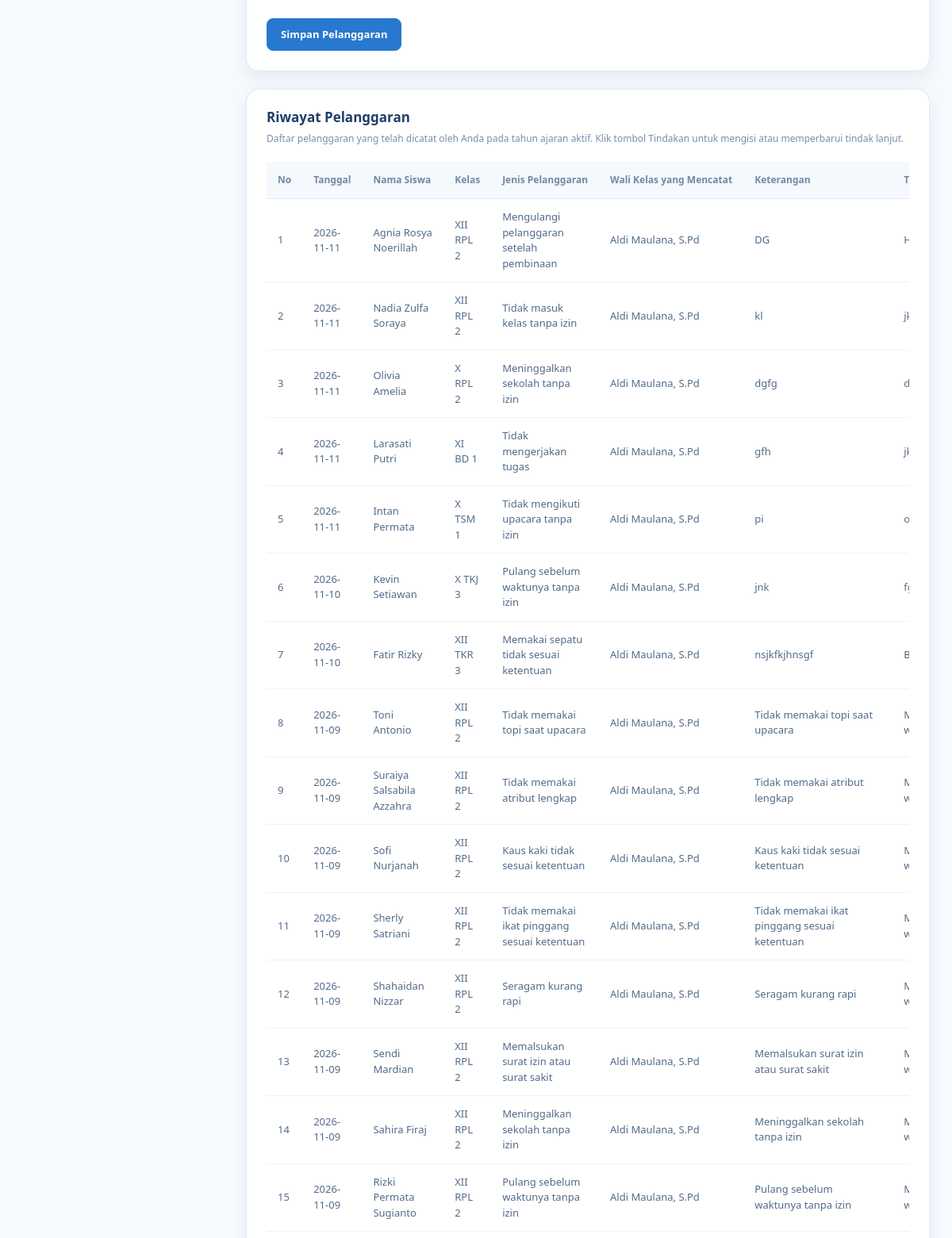
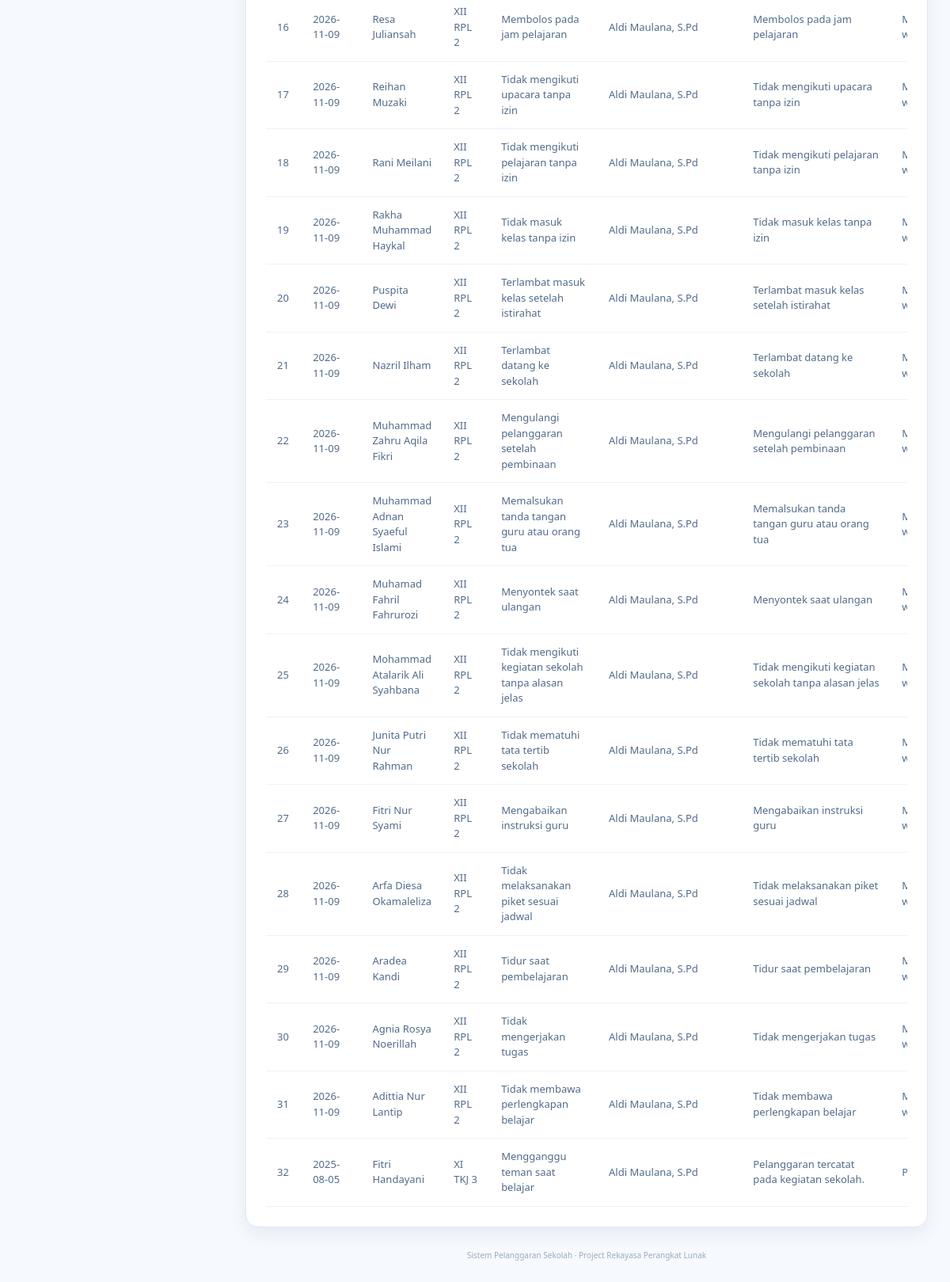
/walikelas/catat_pelanggaran.php (signed in, lower part), run on an earlier commit of the app's database (2 pictures, top to bottom).
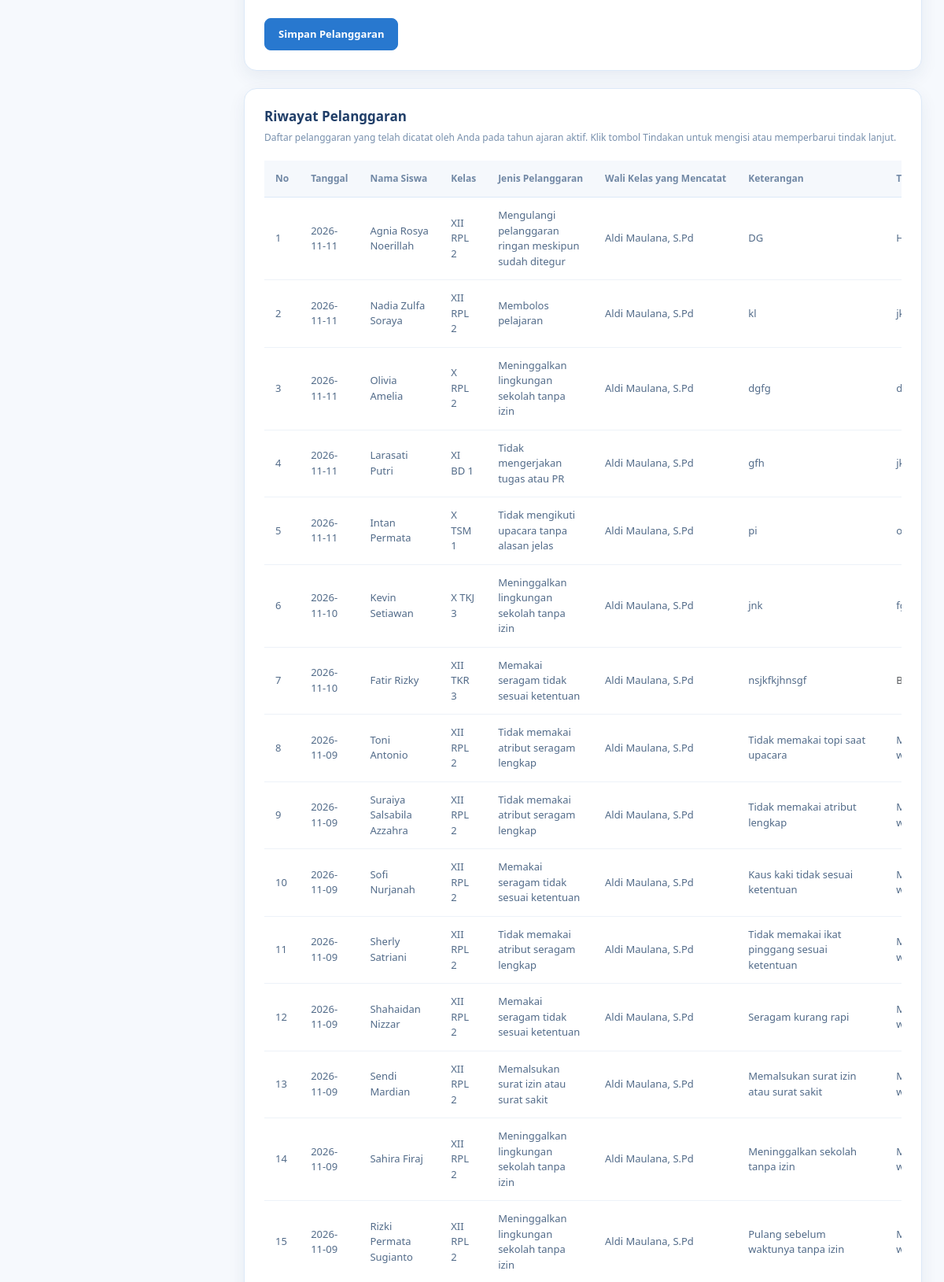
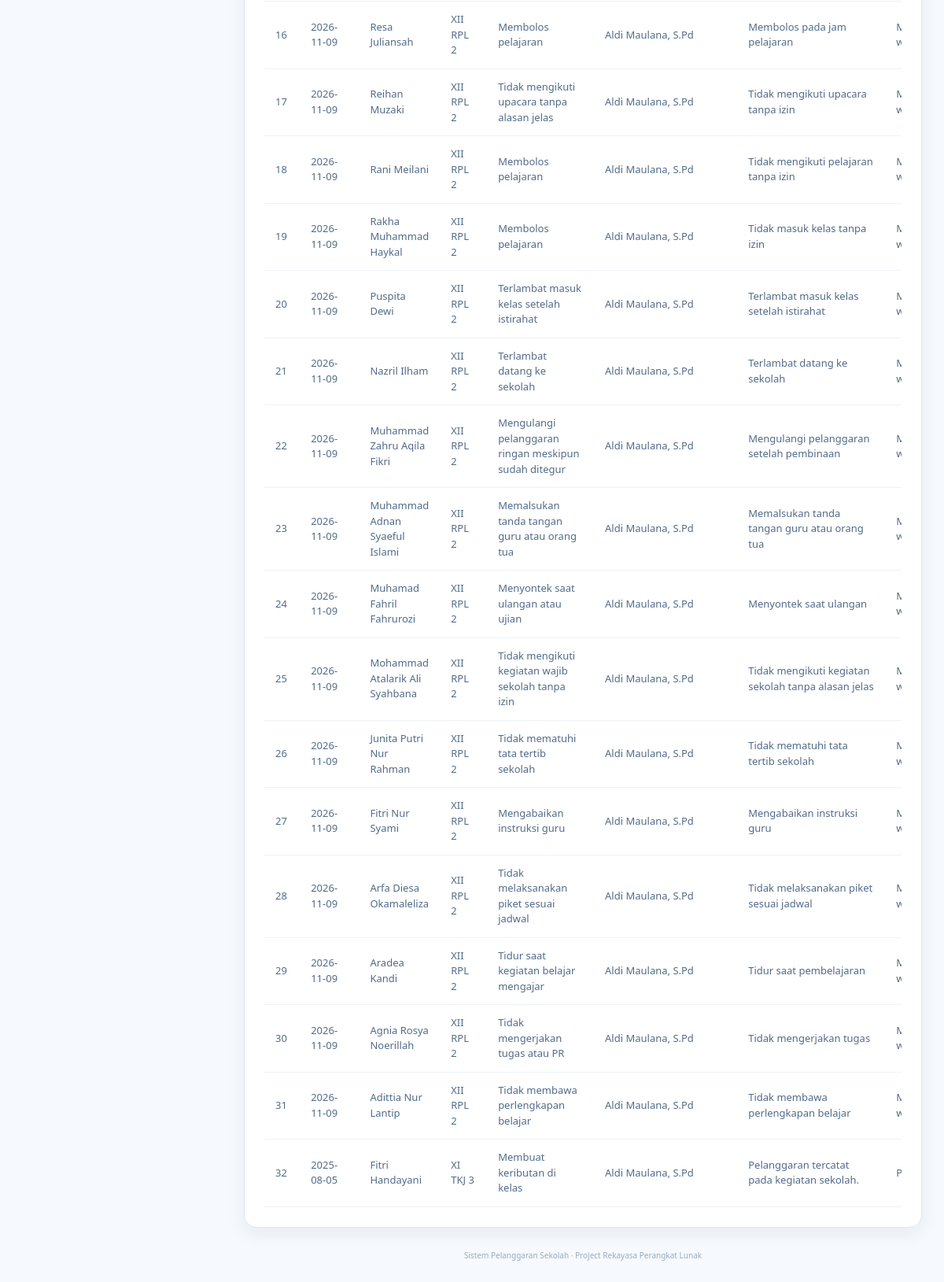
And on a later commit of the database (2 pictures, top to bottom).
### tables this page shows
CREATE TABLE `t_pelanggaran_siswa` (
  `id` int(11) NOT NULL,
  `tahun_ajaran_id` int(11) NOT NULL,
  `siswa_id` int(11) NOT NULL,
  `nama_siswa` varchar(150) NOT NULL,
  `pelanggaran_id` int(11) NOT NULL,
  `nama_pelanggaran` varchar(150) NOT NULL,
  `pelanggaran_kategori_id` int(11) NOT NULL,
  `guru_id` int(11) NOT NULL,
  `nama_guru` varchar(150) NOT NULL,
  `tanggal` date NOT NULL,
  `keterangan` text NOT NULL,
  `poin` int(11) NOT NULL,
  `tindakan` text NOT NULL,
  `status` varchar(30) NOT NULL,
  `created_at` timestamp NOT NULL DEFAULT current_timestamp(),
  `updated_at` timestamp NOT NULL DEFAULT current_timestamp(),
  `kelas_id` int(11) NOT NULL,
  `nama_kelas` varchar(100) NOT NULL
);

CREATE TABLE `t_kelas` (
  `id` int(11) NOT NULL,
  `nama` varchar(100) NOT NULL,
  `tingkat` varchar(20) NOT NULL,
  `jurusan` varchar(100) NOT NULL,
  `status_aktif` tinyint(1) DEFAULT NULL,
  `created_at` timestamp NULL DEFAULT current_timestamp(),
  `update_at` timestamp NULL DEFAULT current_timestamp()
);

### walikelas/catat_pelanggaran.php (the view, shortened to what the changed rows need)
<?php
include __DIR__ . "/../config/koneksi.php";
$user_id = (int)($_SESSION['user_id'] ?? 0);
function e($value): string
{
    return htmlspecialchars((string)($value ?? ''), ENT_QUOTES, 'UTF-8');
}
function labelKelas($nama, $tingkat, $jurusan): string
{
    $nama = trim((string)$nama);
    $tingkat = trim((string)$tingkat);
    $jurusan = trim((string)$jurusan);
    if (
        $nama !== '' &&
        stripos($nama, $tingkat) !== false &&
        stripos($nama, $jurusan) !== false
    ) {
        return $nama;
    }
    return trim("$tingkat $jurusan $nama");
}
$data_guru = null;
if ($user_id > 0) {
    $stmt = mysqli_prepare(
        $koneksi,
        "SELECT id, nama
         FROM t_guru
         WHERE user_id = ?
         LIMIT 1"
    );
    if ($stmt) {
        mysqli_stmt_bind_param($stmt, "i", $user_id);
        mysqli_stmt_execute($stmt);
        $data_guru = mysqli_fetch_assoc(mysqli_stmt_get_result($stmt));
    }
}
$guru_id = (int)($data_guru['id'] ?? 0);
$query_tahun = mysqli_query(
    $koneksi,
    "SELECT id
     FROM t_tahun_ajaran
     WHERE status_aktif = 1
     ORDER BY id DESC
     LIMIT 1"
);
$data_tahun = $query_tahun
    ? mysqli_fetch_assoc($query_tahun)
    : null;
$tahun_ajaran_id = (int)($data_tahun['id'] ?? 0);
$daftar_riwayat = [];
if ($guru_id > 0 && $tahun_ajaran_id > 0) {
    $stmt = mysqli_prepare(
        $koneksi,
        "SELECT
            ps.*,
            k.nama AS nama_kelas_asli,
            k.tingkat,
            k.jurusan
         FROM t_pelanggaran_siswa ps
         LEFT JOIN t_kelas k
            ON k.id = ps.kelas_id
         WHERE ps.guru_id = ?
           AND ps.tahun_ajaran_id = ?
         ORDER BY ps.id DESC"
    );
    if ($stmt) {
        mysqli_stmt_bind_param(
            $stmt,
            "ii",
            $guru_id,
            $tahun_ajaran_id
        );
        mysqli_stmt_execute($stmt);
        $result = mysqli_stmt_get_result($stmt);
        while ($row = mysqli_fetch_assoc($result)) {
            $daftar_riwayat[] = $row;
        }
    }
}
?>
<!DOCTYPE html>
<html lang="id">
<head>
    <link href="https://cdn.jsdelivr.net/npm/bootstrap@5.3.8/dist/css/bootstrap.min.css" rel="stylesheet">
    <link href="https://cdn.datatables.net/2.3.4/css/dataTables.bootstrap5.min.css" rel="stylesheet">
</head>
<body>
<main class="main">
    <section class="panel" id="riwayat">
        <?php if (count($daftar_riwayat) > 0): ?>
            <div class="table-responsive">
                <table
                    id="tabelRiwayat"
                    class="table table-hover align-middle w-100"
                >
                    <thead>
                        <tr>
                            <th>No</th>
                            <th>Tanggal</th>
                            <th>Nama Siswa</th>
                            <th>Kelas</th>
                            <th>Jenis Pelanggaran</th>
                            <th>Wali Kelas yang Mencatat</th>
                            <th>Keterangan</th>
                            <th>Tindakan</th>
                        </tr>
                    </thead>
                    <tbody>
                        <?php foreach ($daftar_riwayat as $i => $data): ?>
                            <?php
                            $kelas_tampil = $data['nama_kelas'] ?? '-';
                            if (!empty($data['nama_kelas_asli'])) {
                                $kelas_tampil = labelKelas(
                                    $data['nama_kelas_asli'],
                                    $data['tingkat'],
                                    $data['jurusan']
                                );
                            }
                            $tindakan_tampil = trim(
                                (string)($data['tindakan'] ?? '')
                            );
                            ?>
                            <tr>
                                <td><?= $i + 1 ?></td>
                                <td><?= e($data['tanggal']) ?></td>
                                <td><?= e($data['nama_siswa']) ?></td>
                                <td><?= e($kelas_tampil) ?></td>
                                <td><?= e($data['nama_pelanggaran']) ?></td>
                                <td><?= e($data['nama_guru'] ?? '-') ?></td>
                                <td>
                                    <div class="keterangan">
                                        <?= e($data['keterangan']) ?>
                                    </div>
                                </td>
                                <td>
                                    <div class="tindakan-text">
                                        <?php if ($tindakan_tampil !== ''): ?>
                                            <?= nl2br(e($tindakan_tampil)) ?>
                                        <?php else: ?>
                                            <span class="text-muted">
                                                Belum ada tindakan
                                            </span>
                                        <?php endif; ?>
                                    </div>
                                </td>
                            </tr>
                        <?php endforeach; ?>
                    </tbody>
                </table>
            </div>
        <?php else: ?>
            <div class="empty">
                Belum ada riwayat pelanggaran yang dicatat oleh akun ini pada tahun ajaran aktif.
            </div>
        <?php endif; ?>
    </section>
</main>
</body>
</html>

What changed in the data, as far as the page shows it:
changed t_pelanggaran_siswa "DG": nama_pelanggaran "Mengulangi pelanggaran setelah pembinaan" → "Mengulangi pelanggaran ringan meskipun sudah ditegur"
changed t_pelanggaran_siswa "Nadia Zulfa Soraya": nama_pelanggaran "Tidak masuk kelas tanpa izin" → "Membolos pelajaran"
changed t_pelanggaran_siswa "Olivia Amelia": nama_pelanggaran "Meninggalkan sekolah tanpa izin" → "Meninggalkan lingkungan sekolah tanpa izin"
changed t_pelanggaran_siswa "Larasati Putri": nama_pelanggaran "Tidak mengerjakan tugas" → "Tidak mengerjakan tugas atau PR"
changed t_pelanggaran_siswa "Intan Permata": nama_pelanggaran "Tidak mengikuti upacara tanpa izin" → "Tidak mengikuti upacara tanpa alasan jelas"
changed t_pelanggaran_siswa "Kevin Setiawan": nama_pelanggaran "Pulang sebelum waktunya tanpa izin" → "Meninggalkan lingkungan sekolah tanpa izin"
changed t_pelanggaran_siswa "Fatir Rizky": nama_pelanggaran "Memakai sepatu tidak sesuai ketentuan" → "Memakai seragam tidak sesuai ketentuan"
changed t_pelanggaran_siswa "Toni Antonio": nama_pelanggaran "Tidak memakai topi saat upacara" → "Tidak memakai atribut seragam lengkap"
changed t_pelanggaran_siswa "Suraiya Salsabila Azzahra": nama_pelanggaran "Tidak memakai atribut lengkap" → "Tidak memakai atribut seragam lengkap"
changed t_pelanggaran_siswa "Sofi Nurjanah": nama_pelanggaran "Kaus kaki tidak sesuai ketentuan" → "Memakai seragam tidak sesuai ketentuan"
changed t_pelanggaran_siswa "Sherly Satriani": nama_pelanggaran "Tidak memakai ikat pinggang sesuai ketentuan" → "Tidak memakai atribut seragam lengkap"
changed t_pelanggaran_siswa "Shahaidan Nizzar": nama_pelanggaran "Seragam kurang rapi" → "Memakai seragam tidak sesuai ketentuan"
changed t_pelanggaran_siswa "Sahira Firaj": nama_pelanggaran "Meninggalkan sekolah tanpa izin" → "Meninggalkan lingkungan sekolah tanpa izin"
changed t_pelanggaran_siswa "Rizki Permata Sugianto": nama_pelanggaran "Pulang sebelum waktunya tanpa izin" → "Meninggalkan lingkungan sekolah tanpa izin"
changed t_pelanggaran_siswa "Resa Juliansah": nama_pelanggaran "Membolos pada jam pelajaran" → "Membolos pelajaran"
changed t_pelanggaran_siswa "Reihan Muzaki": nama_pelanggaran "Tidak mengikuti upacara tanpa izin" → "Tidak mengikuti upacara tanpa alasan jelas"
changed t_pelanggaran_siswa "Rani Meilani": nama_pelanggaran "Tidak mengikuti pelajaran tanpa izin" → "Membolos pelajaran"
changed t_pelanggaran_siswa "Rakha Muhammad Haykal": nama_pelanggaran "Tidak masuk kelas tanpa izin" → "Membolos pelajaran"
changed t_pelanggaran_siswa "Muhammad Zahru Aqila Fikri": nama_pelanggaran "Mengulangi pelanggaran setelah pembinaan" → "Mengulangi pelanggaran ringan meskipun sudah ditegur"
changed t_pelanggaran_siswa "Muhamad Fahril Fahrurozi": nama_pelanggaran "Menyontek saat ulangan" → "Menyontek saat ulangan atau ujian"
changed t_pelanggaran_siswa "Mohammad Atalarik Ali Syahbana": nama_pelanggaran "Tidak mengikuti kegiatan sekolah tanpa alasan jelas" → "Tidak mengikuti kegiatan wajib sekolah tanpa izin"
changed t_pelanggaran_siswa "Aradea Kandi": nama_pelanggaran "Tidur saat pembelajaran" → "Tidur saat kegiatan belajar mengajar"
changed t_pelanggaran_siswa "Tidak mengerjakan tugas": nama_pelanggaran "Tidak mengerjakan tugas" → "Tidak mengerjakan tugas atau PR"
changed t_pelanggaran_siswa "Fitri Handayani": nama_pelanggaran "Mengganggu teman saat belajar" → "Membuat keributan di kelas"
